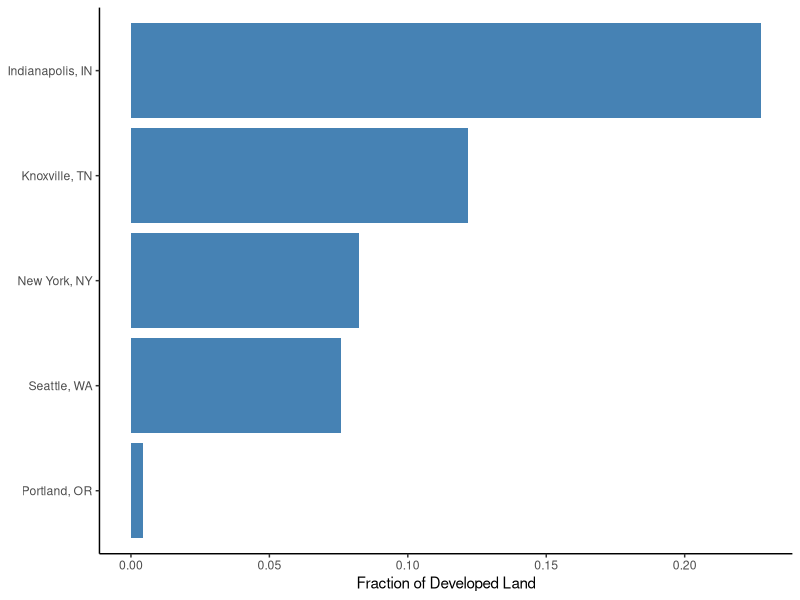

Source code (R):
## ---- chunk 1
library(tibble)
library(knitr)

tribble(
  ~`gamut Name`,	~`Sub Folder Location`, ~`Full File Path`,~`Data Source`,
  "watersheds", "water","water/CWM_v2_2/World_Watershed8.shp","https://knb.ecoinformatics.org/view/doi%3A10.5063%2FF1J67DWR",
  "withdrawal","water","water/CWM_v2_2/Snapped_Withdrawal_Points.shp","https://knb.ecoinformatics.org/view/doi%3A10.5063%2FF1J67DWR",
  "citypoint","water","water/CWM_v2_2/City_Centroid.shp","https://knb.ecoinformatics.org/view/doi%3A10.5063%2FF1J67DWR",
  "powerplants","water","water/UCS-EW3-Energy-Water-Database.xlsx","https://www.ucsusa.org/resources/ucs-ew3-energy-water-database",
  "crop","land","land/2016_90m_cdls/cdl_lowres_usa.img","https://www.nass.usda.gov/Research_and_Science/Cropland/Release/",
  "crop_attributes","land","land/2016_90m_cdls/cdl_lowres_usa.img.vat.dbf","https://www.nass.usda.gov/Research_and_Science/Cropland/Release/",
  "irrigation","land","land/Version2_USA_Demeter.csv","NA",
  "nlud","land","land/usa_nlud_LR.tif","https://drive.google.com/file/d/1vmNfwjcaLf0sZTYJ1wsB3liG37sN8gyC/view",
  "hydro","energy","energy/EHA_Public_PlantFY2019_GIS_6/ORNL_EHAHydroPlant_FY2020revised.xlsx","https://hydrosource.ornl.gov/node/250",
  "climate","land","land/kop_climate_classes.tif","http://koeppen-geiger.vu-wien.ac.at/present.htm",
  "HUC4","water","water/USA_HUC4/huc4_to_huc2.shp","http://prd-tnm.s3-website-us-west-2.amazonaws.com/?prefix=StagedProducts/Hydrography/WBD/National/GDB/",
  "population","land","land/pden2010_block/pden2010_60m.tif","https://www.sciencebase.gov/catalog/item/57753ebee4b07dd077c70868",
  "runoff","water","water/Historical_Mean_Runoff/USA_Mean_Runoff.tif","https://zenodo.org/record/4315195",
  "nhd_flow","water","water/Watershed_Flow_Contributions/UWB_Intake_Flows.shp","https://zenodo.org/record/4315195",
  "contributions","water","water/Watershed_Flow_Contributions/Watershed_Contributions.csv","https://zenodo.org/record/4315195"
) -> files

kable(files)
## ---- chunk 2
library(vroom)
vroom("inst/extdata/example_dataset.csv") -> results
results[3,2] <- "New York, NY"
knitr::kable(results)
## ---- chunk 3
library(ggplot2)
results %>% 
  ggplot(aes(x = reorder(city, developed_fraction), y = developed_fraction)) +
  geom_bar(stat = "identity", fill = "steelblue") +
  coord_flip() +
  labs(x = NULL, y = "Fraction of Developed Land") +
  theme_classic() 
## ---- chunk 4
tibble::tribble(
  ~`Variable Name`,	~Description, ~Units,
  "city_population", "The population of the city being analyzed","people",
  "n_watersheds","Number of watersheds that city uses to source drinking water","watersheds",
  "n_other_cities","Number of other cities pulling off the same watersheds","cities",
  "dependent_city_pop","Total population of people dependent on that city's watersheds","people",
  "watershed_area_sqkm","Combined area of all the source watersheds of a city","square kilometers",
  "storage_BCM","Combined storage capacity of all the city catchments","billion cubic meters",
  "yield_BCM","Combined yield capacity of all the city catchments","billion cubic meters",
  "irr_cons_BCM","Combined water consumption that is used for irrigation with the watersheds","billion cubic meters",
  "n_climate_zones","Number of climate zones that the source watersheds cover","zones",
  "n_transfers_in","Number of interbasin transfers that flow into the source watersheds","transfers",
  "n_transfers_out","Number of interbasin transfers that flow out of the source watersheds","transfers",
  "n_transfers_within","Number of water transfers that occur within the source watersheds","transfers",
  "n_hydro_plants","Number of hydro electric power plants operating within the source watersheds","plants",
  "n_thermal_plants","Number of thermal power plants operating within the source watersheds","plants",
  "n_fac_agcrop","Number of agricultural crop facilities within the source watersheds","facilities",
  "n_fac_aglivestock","Number of agicultural livestock facilities within the source watersheds","facilities",
  "n_fac_cnsmnf","Number of construction and manufacturing facilities within the source watersheds ","facilities",
  "n_fac_mining","Number of mining facilities within the source watersheds","facilities",
  "n_fac_oilgas","Number of oil and gas facilities within the source watersheds","facilities",
  "n_fac_total","Total number of facilities operating within the source watersheds","facilities",
  "hydro_gen_MWh","Combined hydro electric generation from all the facilities within the source watersheds","megawatt-hours",
  "thermal_gen_MWh","Combined thermal generation from all the facilities within the source watersheds","megawatt-hours",
  "thermal_cons_BCM","Combined water consumption that is used for thermal generation","billion cubic meters",
  "thermal_with_BCM","Combined water withdrawal for thermal generation","billion cubic meters",
  "n_utilities","Number of electric utilities within the source watersheds","utilities",
  "n_ba","Number of balancing authorities within the source watersheds","balancing authorities",
  "n_crop_classes","Total number of different types of crops within the source watersheds","crops",
  "cropland_fraction","Fraction of land that is used for crops within the source watersheds","fraction",
  "developed_fraction","Fraction of land that is developed within the source watersheds","fraction",
  "ag_runoff_max","Max amount of agricultural runoff within the source watersheds","%",
  "ag_runoff_av_exgw","Average agricultural runoff (excluding ground water)
","%",
  "ag_runoff_av","Average runoff from agricultural lands","%",
  "dev_runof_max","Max amount of agricultural runoff within the source watersheds","%",
  "dev_runof_av_exgw","Average developed runoff (excluding ground water)
","%",
  "dev_runof_av","Average runoff from developed lands","%",
  "np_runoff_max","Max amount of non-point source runoff within the source watersheds","%",
  "np_runoff_av_exgw","Average non-point runoff (excluding ground water)
","%",
  "np_runoff_av_exgw_unweighted","Average non-point runoff unweighted (excluding ground water)
","%",
  "np_runoff_av","Average non-point source runoff.","%",
  "n_economic_sectors","Total number of different economic sectors within the source watersheds","sectors",
  "max_withdr_dis_km","Maximum distance between a city's intake points","kilometers",
  "avg_withdr_dis_km","Average distance between a city's intake points","kilometers",
  "n_treatment_plants","Total number of waste water treatment plants operating within the source watersheds","plants",
  "watershed_pop","Total number of people living within the source watershed boundaries","people",
  "pop_cons_m3sec","Combined water consumption from the source watersheds that is used for people","m3/sec",
  "av_fl_sur_conc_pct","Average surface flow concentration ","%",
  "av_fl_sur_conc_pct_unweighted","Average surface flow concentration unweighted ","%",
  "av_ro_sur_conc_pct","Average surface runoff concentration ","%",
  "av_fl_all_conc_pct","Average flow concentration","%",
  "av_ro_all_conc_pct","Average runoff concentration","%",
  "av_fl_max_conc_pct","Max average flow concentration","%",
  "av_ro_max_conc_pct","Max average runoff concentration","%",
  "surface_contribution_pct","Surface contribution","%",
  "importance_of_worst_watershed_pct","Measures the importance of the watershed with the worst contamination","%",
) -> variables
kable(variables)
